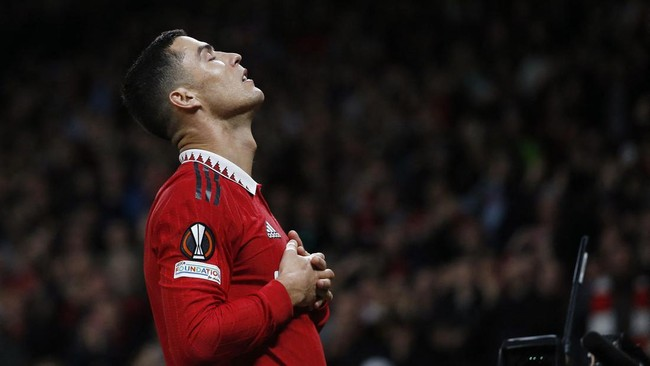
#> input picture Ronaldo.jpeg, 650 x 366 px
$ python 'Inversi, Transformasi Logaritmik, Transformasi Powerlaw.py'
#> lines starting #> are read from the running program, lines starting #| are printed output that depends on the picture
import numpy as np
import imageio
import matplotlib.pyplot as plt

img = imageio.imread("Ronaldo.jpeg")
#> img is the input picture: shape (366, 650, 3); mean R, G, B 39.6, 25.6, 24.4

img_height = img.shape[0]  # Mengambil dimensi tinggi (jumlah baris) citra dan menyimpannya dalam variabel img_height
#> img_height = 366
img_width = img.shape[1]   # Mengambil dimensi lebar (jumlah kolom) citra dan menyimpannya dalam variabel img_width
#> img_width = 650
img_channel = img.shape[2] # Mengambil jumlah channel citra dan menyimpannya dalam variabel img_channel
#> img_channel = 3

img_inversi = np.zeros(img.shape, dtype=np.uint8)  # Membuat matriks nol dengan ukuran yang sama dengan citra dan tipe data uint8
def inversi_grayscale(nilai):
#> called with nilai = 255
    for y in range(0, img_height):  # Loop melalui setiap baris di citra
        for x in range(0, img_width):  # Loop melalui setiap kolom di citra
            red = img[y][x][0]  # Ambil nilai merah pada pixel saat ini
            green = img[y][x][1]  # Ambil nilai hijau pada pixel saat ini
            blue = img[y][x][2]  # Ambil nilai biru pada pixel saat ini
            gray = (int(red) + int(green) + int(blue)) / 3  # Hitung nilai rata-rata dari tiga channel warna
            gray = nilai - gray  # Hitung nilai negatif dari nilai rata-rata
            img_inversi[y][x] = (gray, gray, gray)  # Assign nilai pixel yang baru ke citra inversi
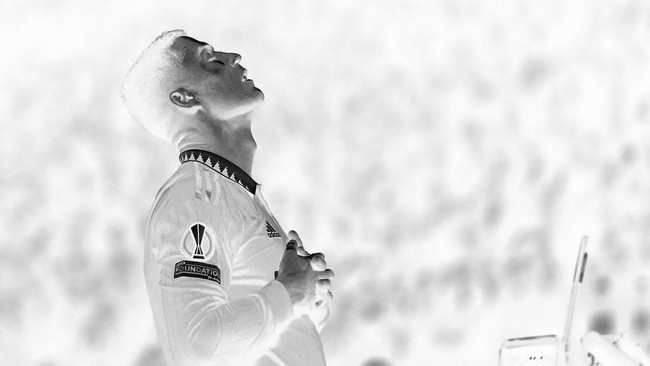
#> img_inversi: shape (366, 650, 3); min 0, max 255, mean 224.8

def inversi_rgb(nilai):
#> called with nilai = 255
    for y in range(0, img_height):  # Loop melalui setiap baris di citra
        for x in range(0, img_width):  # Loop melalui setiap kolom di citra
            red = img[y][x][0]  # Ambil nilai merah pada pixel saat ini
            red = nilai - red  # Hitung nilai negatif dari nilai merah
            green = img[y][x][1]  # Ambil nilai hijau pada pixel saat ini
            green = nilai - green  # Hitung nilai negatif dari nilai hijau
            blue = img[y][x][2]  # Ambil nilai biru pada pixel saat ini
            blue = nilai - blue  # Hitung nilai negatif dari nilai biru
            img_inversi[y][x] = (red, green, blue)  # Assign nilai pixel yang baru ke citra inversi
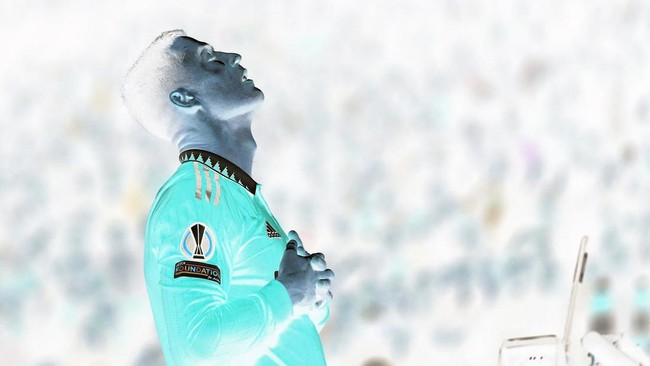
#> img_inversi: shape (366, 650, 3); mean R, G, B 215.4, 229.4, 230.6

inversi_grayscale(255)  # Memanggil fungsi inversi_grayscale dengan nilai 255
plt.imshow(img_inversi)  # Menampilkan citra inversi grayscale
plt.title("Inversi Grayscale")  # Menambahkan judul pada plot
plt.show()  # Menampilkan plot

inversi_rgb(255)  # Memanggil fungsi inversi_rgb dengan nilai 255
plt.imshow(img_inversi)  # Menampilkan citra inversi RGB
plt.title("Inversi RGB")  # Menambahkan judul pada plot
plt.show()  # Menampilkan plot

img_log = np.zeros(img.shape, dtype=np.uint8)  # Membuat matriks kosong dengan tipe data unsigned integer 8-bit

def log(c):
#> called with c = 30
    for y in range(0, img_height):
        for x in range(0, img_width):
            red = img[y][x][0]  # Memperoleh nilai komponen merah
            green = img[y][x][1]  # Memperoleh nilai komponen hijau
            blue = img[y][x][2]  # Memperoleh nilai komponen biru
            gray = (int(red) + int(green) + int(blue)) / 3  # Menghitung rata-rata intensitas RGB sebagai grayscale
            gray = int(c * np.log(gray + 1))  # Melakukan transformasi logaritmik pada grayscale
            if gray > 255:  # Memastikan nilai grayscale tidak melebihi 255
                gray = 255
            if gray < 0:  # Memastikan nilai grayscale tidak kurang dari 0
                gray = 0
            img_log[y][x] = (gray, gray, gray)  # Menyimpan nilai grayscale pada matriks img_log
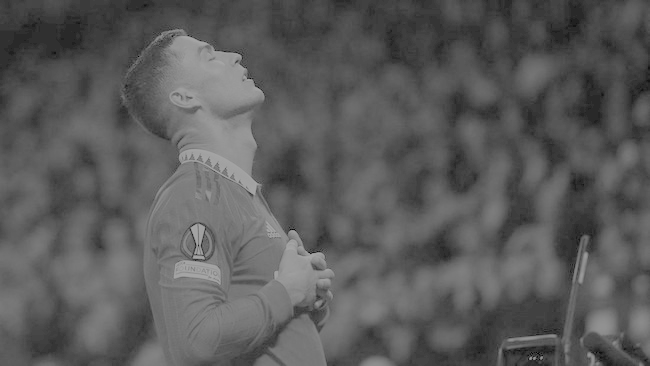
#> img_log: shape (366, 650, 3); min 0, max 166, mean 91.2

log(30)  # Memanggil fungsi log dengan konstanta c = 50
plt.imshow(img_log)  # Menampilkan citra logaritmik
plt.title("log")  # Menambahkan judul pada plot
plt.show()  # Menampilkan plot

img_inlog = np.zeros(img.shape, dtype=np.uint8)  # Membuat matriks kosong dengan tipe data unsigned integer 8-bit

def inlog(c):
#> called with c = 30
    for y in range(0, img_height):
        for x in range(0, img_width):
            red = img[y][x][0]  # Memperoleh nilai komponen merah
            green = img[y][x][1]  # Memperoleh nilai komponen hijau
            blue = img[y][x][2]  # Memperoleh nilai komponen biru
            gray = (int(red) + int(green) + int(blue)) / 3  # Menghitung rata-rata intensitas RGB sebagai grayscale
            gray = int(c * np.log(255 - gray + 1))  # Melakukan transformasi logaritmik terbalik pada grayscale
            if gray > 255:  # Memastikan nilai grayscale tidak melebihi 255
                gray = 255
            if gray < 0:  # Memastikan nilai grayscale tidak kurang dari 0
                gray = 0
            img_inlog[y][x] = (gray, gray, gray)  # Menyimpan nilai grayscale pada matriks img_inlog
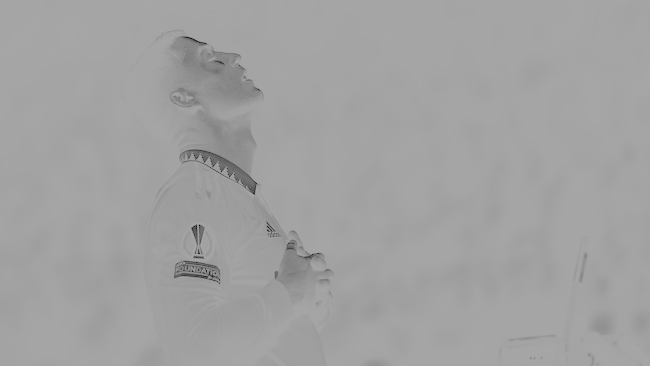
#> img_inlog: shape (366, 650, 3); min 8, max 166, mean 161.5

inlog(30)  # Memanggil fungsi inlog dengan konstanta c = 50
plt.imshow(img_inlog)  # Menampilkan citra inversi logaritmik
plt.title("Inversi & Log")  # Menambahkan judul pada plot
plt.show()  # Menampilkan plot

img_nthpower = np.zeros(img.shape, dtype=np.uint8)  # Membuat matriks kosong dengan tipe data unsigned integer 8-bit

def nthpower(c, y):
#> called with c = 50, y = 100
    thc = c / 100  # Mengkonversi konstanta c menjadi persentase
    thy = y / 100  # Mengkonversi nilai pangkat y menjadi persentase
    for y in range(0, img_height):
        for x in range(0, img_width):
            red = img[y][x][0]  # Memperoleh nilai komponen merah
            green = img[y][x][1]  # Memperoleh nilai komponen hijau
            blue = img[y][x][2]  # Memperoleh nilai komponen biru
            gray = (int(red) + int(green) + int(blue)) / 3  # Menghitung rata-rata intensitas RGB sebagai grayscale
            gray = int(thc * pow(gray, thy))  # Melakukan transformasi pangkat N pada grayscale
            if gray > 255:  # Memastikan nilai grayscale tidak melebihi 255
                gray = 255
            if gray < 0:  # Memastikan nilai grayscale tidak kurang dari 0
                gray = 0
            img_nthpower[y][x] = (gray, gray, gray)  # Menyimpan nilai grayscale pada matriks img_nthpower
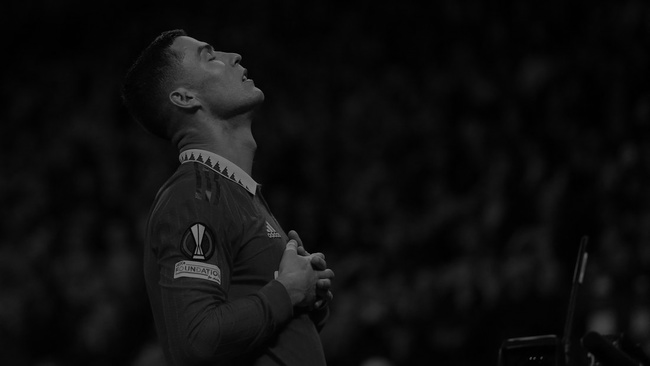
#> img_nthpower: shape (366, 650, 3); min 0, max 127, mean 14.5

nthpower(50, 100)  # Memanggil fungsi nthpower dengan konstanta c = 50 dan pangkat y = 100
plt.imshow(img_nthpower)  # Menampilkan citra hasil transformasi pangkat N
plt.title("Nth Power")  # Menambahkan judul pada plot
plt.show()  # Menampilkan plot

img_nthrootpower = np.zeros(img.shape, dtype=np.uint8)  # Membuat matriks kosong dengan tipe data unsigned integer 8-bit

def nthrootpower(c, y):
#> called with c = 100, y = 100
    thc = c / 100  # Mengkonversi konstanta c menjadi persentase
    thy = y / 100  # Mengkonversi nilai pangkat y menjadi persentase
    for y in range(0, img_height):
        for x in range(0, img_width):
            red = img[y][x][0]  # Memperoleh nilai komponen merah
            green = img[y][x][1]  # Memperoleh nilai komponen hijau
            blue = img[y][x][2]  # Memperoleh nilai komponen biru
            gray = (int(red) + int(green) + int(blue)) / 3  # Menghitung rata-rata intensitas RGB sebagai grayscale
            gray = int(thc * pow(gray, 1./thy))  # Melakukan transformasi akar pangkat N pada grayscale
            if gray > 255:  # Memastikan nilai grayscale tidak melebihi 255
                gray = 255
            if gray < 0:  # Memastikan nilai grayscale tidak kurang dari 0
                gray = 0
            img_nthrootpower[y][x] = (gray, gray, gray)  # Menyimpan nilai grayscale pada matriks img_nthrootpower
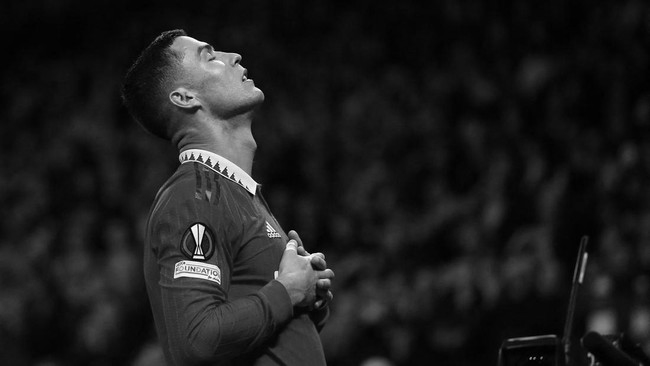
#> img_nthrootpower: shape (366, 650, 3); min 0, max 254, mean 29.6

nthrootpower(100, 100)  # Memanggil fungsi nthrootpower dengan konstanta c = 50 dan pangkat y = 100
plt.imshow(img_nthrootpower)  # Menampilkan citra hasil transformasi akar pangkat N
plt.title("Nth Root Power")  # Menambahkan judul pada plot
plt.show()  # Menampilkan plot
